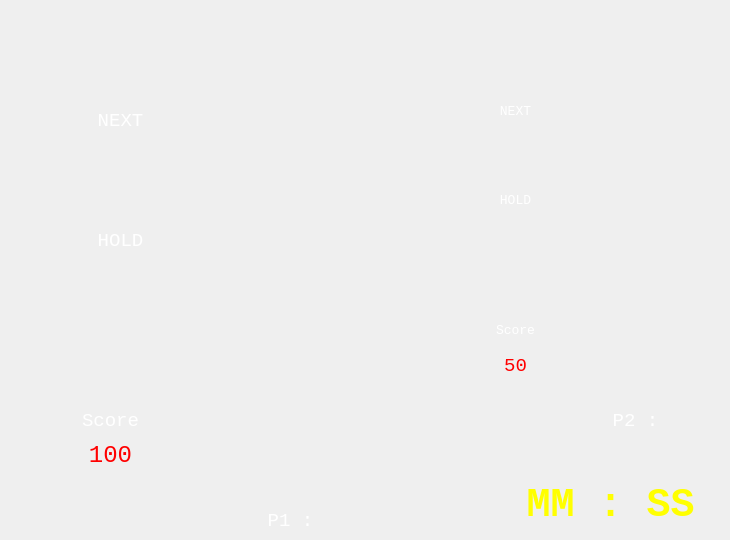
    <widget class="QWidget" name="page_connection_game">
     <widget class="QLabel" name="img_my_next_in_connection">
      <property name="geometry">
       <rect>
        <x>60</x>
        <y>100</y>
        <width>120</width>
        <height>120</height>
       </rect>
      </property>
      <property name="font">
       <font>
        <family>Consolas</family>
        <pointsize>20</pointsize>
       </font>
      </property>
      <property name="styleSheet">
       <string notr="true">QLabel {
	border: 1px solid 	#FFFFFF;
}</string>
      </property>
      <property name="text">
       <string/>
      </property>
     </widget>
     <widget class="QLabel" name="img_my_board_in_connention">
      <property name="geometry">
       <rect>
        <x>180</x>
        <y>100</y>
        <width>200</width>
        <height>400</height>
       </rect>
      </property>
      <property name="font">
       <font>
        <family>Consolas</family>
        <pointsize>20</pointsize>
       </font>
      </property>
      <property name="styleSheet">
       <string notr="true">QLabel {
	border: 1px solid 	#FFFFFF;
}</string>
      </property>
      <property name="text">
       <string/>
      </property>
     </widget>
     <widget class="QLabel" name="img_my_held_in_connection">
      <property name="geometry">
       <rect>
        <x>60</x>
        <y>220</y>
        <width>120</width>
        <height>120</height>
       </rect>
      </property>
      <property name="font">
       <font>
        <family>Consolas</family>
        <pointsize>20</pointsize>
       </font>
      </property>
      <property name="styleSheet">
       <string notr="true">QLabel {
	border: 1px solid 	#FFFFFF;
}</string>
      </property>
      <property name="text">
       <string/>
      </property>
     </widget>
     <widget class="QLabel" name="label_time_in_connection">
      <property name="geometry">
       <rect>
        <x>500</x>
        <y>480</y>
        <width>221</width>
        <height>51</height>
       </rect>
      </property>
      <property name="font">
       <font>
        <family>Consolas</family>
        <pointsize>30</pointsize>
        <weight>75</weight>
        <bold>true</bold>
       </font>
      </property>
      <property name="styleSheet">
       <string notr="true">color: rgb(255, 255, 0);</string>
      </property>
      <property name="text">
       <string>MM : SS</string>
      </property>
      <property name="alignment">
       <set>Qt::AlignCenter</set>
      </property>
     </widget>
     <widget class="QLabel" name="img_peer_held_in_connection">
      <property name="geometry">
       <rect>
        <x>470</x>
        <y>190</y>
        <width>90</width>
        <height>90</height>
       </rect>
      </property>
      <property name="font">
       <font>
        <family>Consolas</family>
        <pointsize>20</pointsize>
       </font>
      </property>
      <property name="styleSheet">
       <string notr="true">QLabel {
	border: 1px solid	 #FFFFFF;
}</string>
      </property>
      <property name="text">
       <string/>
      </property>
     </widget>
     <widget class="QLabel" name="img_peer_board_in_connection">
      <property name="geometry">
       <rect>
        <x>560</x>
        <y>100</y>
        <width>150</width>
        <height>300</height>
       </rect>
      </property>
      <property name="font">
       <font>
        <family>Consolas</family>
        <pointsize>20</pointsize>
       </font>
      </property>
      <property name="styleSheet">
       <string notr="true">QLabel {
	border: 1px solid 	#FFFFFF;
}</string>
      </property>
      <property name="text">
       <string/>
      </property>
     </widget>
     <widget class="QLabel" name="img_peer_next_in_connection">
      <property name="geometry">
       <rect>
        <x>470</x>
        <y>100</y>
        <width>90</width>
        <height>90</height>
       </rect>
      </property>
      <property name="font">
       <font>
        <family>Consolas</family>
        <pointsize>20</pointsize>
       </font>
      </property>
      <property name="styleSheet">
       <string notr="true">QLabel {
	border: 1px solid 	#FFFFFF;
}</string>
      </property>
      <property name="text">
       <string/>
      </property>
     </widget>
     <widget class="QLabel" name="label_player1_in_game">
      <property name="geometry">
       <rect>
        <x>210</x>
        <y>510</y>
        <width>161</width>
        <height>21</height>
       </rect>
      </property>
      <property name="font">
       <font>
        <family>Consolas</family>
        <pointsize>14</pointsize>
        <weight>50</weight>
        <italic>false</italic>
        <bold>false</bold>
       </font>
      </property>
      <property name="styleSheet">
       <string notr="true">color: rgb(255, 255, 255);
font: 14pt &quot;Consolas&quot;;</string>
      </property>
      <property name="text">
       <string>P1 :</string>
      </property>
      <property name="alignment">
       <set>Qt::AlignCenter</set>
      </property>
     </widget>
     <widget class="QLabel" name="label_player2_in_game">
      <property name="geometry">
       <rect>
        <x>550</x>
        <y>410</y>
        <width>171</width>
        <height>21</height>
       </rect>
      </property>
      <property name="font">
       <font>
        <family>Consolas</family>
        <pointsize>14</pointsize>
        <weight>50</weight>
        <italic>false</italic>
        <bold>false</bold>
       </font>
      </property>
      <property name="styleSheet">
       <string notr="true">color: rgb(255, 255, 255);
font: 14pt &quot;Consolas&quot;;</string>
      </property>
      <property name="text">
       <string>P2 :</string>
      </property>
      <property name="alignment">
       <set>Qt::AlignCenter</set>
      </property>
     </widget>
     <widget class="QLabel" name="label_player1_next_in_game">
      <property name="geometry">
       <rect>
        <x>80</x>
        <y>110</y>
        <width>81</width>
        <height>21</height>
       </rect>
      </property>
      <property name="font">
       <font>
        <family>Consolas</family>
        <pointsize>14</pointsize>
        <weight>50</weight>
        <italic>false</italic>
        <bold>false</bold>
       </font>
      </property>
      <property name="styleSheet">
       <string notr="true">color: rgb(255, 255, 255);
font: 14pt &quot;Consolas&quot;;</string>
      </property>
      <property name="text">
       <string>NEXT</string>
      </property>
      <property name="alignment">
       <set>Qt::AlignCenter</set>
      </property>
     </widget>
     <widget class="QLabel" name="label_player1_hold_in_game">
      <property name="geometry">
       <rect>
        <x>80</x>
        <y>230</y>
        <width>81</width>
        <height>21</height>
       </rect>
      </property>
      <property name="font">
       <font>
        <family>Consolas</family>
        <pointsize>14</pointsize>
        <weight>50</weight>
        <italic>false</italic>
        <bold>false</bold>
       </font>
      </property>
      <property name="styleSheet">
       <string notr="true">color: rgb(255, 255, 255);
font: 14pt &quot;Consolas&quot;;</string>
      </property>
      <property name="text">
       <string>HOLD</string>
      </property>
      <property name="alignment">
       <set>Qt::AlignCenter</set>
      </property>
     </widget>
     <widget class="QLabel" name="label_player2_next_in_game">
      <property name="geometry">
       <rect>
        <x>480</x>
        <y>101</y>
        <width>71</width>
        <height>20</height>
       </rect>
      </property>
      <property name="font">
       <font>
        <family>Consolas</family>
        <pointsize>10</pointsize>
        <weight>50</weight>
        <italic>false</italic>
        <bold>false</bold>
       </font>
      </property>
      <property name="styleSheet">
       <string notr="true">color: rgb(255, 255, 255);
font: 10pt &quot;Consolas&quot;;</string>
      </property>
      <property name="text">
       <string>NEXT</string>
      </property>
      <property name="alignment">
       <set>Qt::AlignCenter</set>
      </property>
     </widget>
     <widget class="QLabel" name="label_player2_hold_in_game">
      <property name="geometry">
       <rect>
        <x>480</x>
        <y>190</y>
        <width>71</width>
        <height>20</height>
       </rect>
      </property>
      <property name="font">
       <font>
        <family>Consolas</family>
        <pointsize>10</pointsize>
        <weight>50</weight>
        <italic>false</italic>
        <bold>false</bold>
       </font>
      </property>
      <property name="styleSheet">
       <string notr="true">color: rgb(255, 255, 255);
font: 10pt &quot;Consolas&quot;;</string>
      </property>
      <property name="text">
       <string>HOLD</string>
      </property>
      <property name="alignment">
       <set>Qt::AlignCenter</set>
      </property>
     </widget>
     <widget class="QLabel" name="label_player1_score_in_game">
      <property name="geometry">
       <rect>
        <x>70</x>
        <y>410</y>
        <width>81</width>
        <height>21</height>
       </rect>
      </property>
      <property name="font">
       <font>
        <family>Consolas</family>
        <pointsize>14</pointsize>
        <weight>50</weight>
        <italic>false</italic>
        <bold>false</bold>
       </font>
      </property>
      <property name="styleSheet">
       <string notr="true">color: rgb(255, 255, 255);
font: 14pt &quot;Consolas&quot;;</string>
      </property>
      <property name="text">
       <string>Score</string>
      </property>
      <property name="alignment">
       <set>Qt::AlignCenter</set>
      </property>
     </widget>
     <widget class="QLabel" name="label_my_score_in_game">
      <property name="geometry">
       <rect>
        <x>50</x>
        <y>440</y>
        <width>121</width>
        <height>31</height>
       </rect>
      </property>
      <property name="font">
       <font>
        <family>Consolas</family>
        <pointsize>18</pointsize>
        <weight>50</weight>
        <italic>false</italic>
        <bold>false</bold>
       </font>
      </property>
      <property name="styleSheet">
       <string notr="true">color: rgb(255, 0, 0);
font: 18pt &quot;Consolas&quot;;</string>
      </property>
      <property name="text">
       <string>100</string>
      </property>
      <property name="alignment">
       <set>Qt::AlignCenter</set>
      </property>
     </widget>
     <widget class="QLabel" name="label_player2_score_in_game">
      <property name="geometry">
       <rect>
        <x>480</x>
        <y>320</y>
        <width>71</width>
        <height>21</height>
       </rect>
      </property>
      <property name="font">
       <font>
        <family>Consolas</family>
        <pointsize>10</pointsize>
        <weight>50</weight>
        <italic>false</italic>
        <bold>false</bold>
       </font>
      </property>
      <property name="styleSheet">
       <string notr="true">color: rgb(255, 255, 255);
font: 10pt &quot;Consolas&quot;;</string>
      </property>
      <property name="text">
       <string>Score</string>
      </property>
      <property name="alignment">
       <set>Qt::AlignCenter</set>
      </property>
     </widget>
     <widget class="QLabel" name="label_peer_score_in_game">
      <property name="geometry">
       <rect>
        <x>480</x>
        <y>350</y>
        <width>71</width>
        <height>31</height>
       </rect>
      </property>
      <property name="font">
       <font>
        <family>Consolas</family>
        <pointsize>14</pointsize>
        <weight>50</weight>
        <italic>false</italic>
        <bold>false</bold>
       </font>
      </property>
      <property name="styleSheet">
       <string notr="true">color: rgb(255, 0, 0);
font: 14pt &quot;Consolas&quot;;</string>
      </property>
      <property name="text">
       <string>50</string>
      </property>
      <property name="alignment">
       <set>Qt::AlignCenter</set>
      </property>
     </widget>
    </widget>
